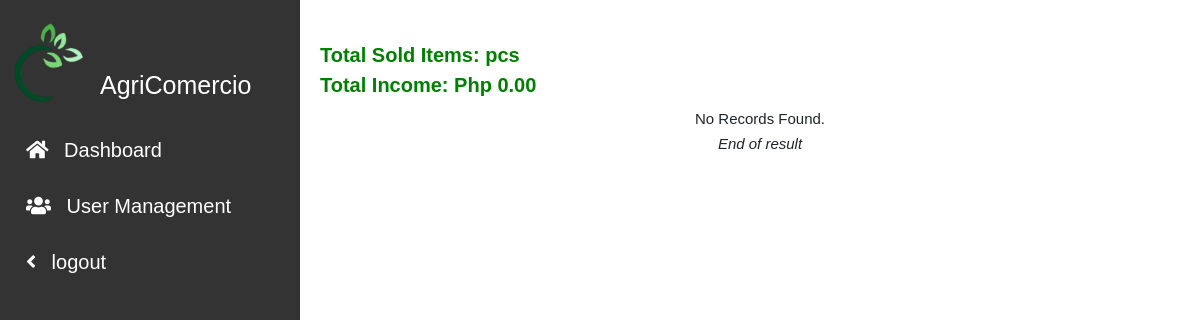
Page /admin/generated_report.php on the earlier database version.
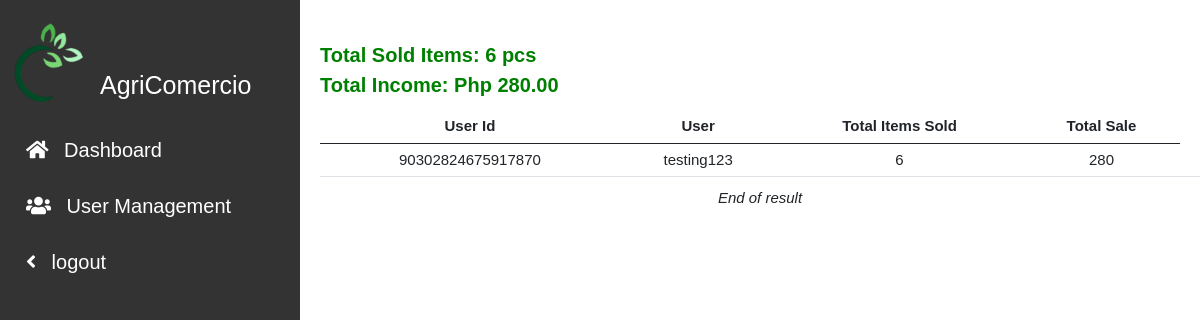
Same page on the later database version.
### tables this page shows
CREATE TABLE `orders` (
  `order_id` int(11) NOT NULL,
  `order_number` varchar(64) NOT NULL,
  `item_id` int(11) NOT NULL,
  `user_id` varchar(64) NOT NULL,
  `item_qty` int(255) NOT NULL,
  `net_amt` int(255) NOT NULL,
  `status` varchar(1) NOT NULL DEFAULT 'P',
  `order_status` varchar(1) NOT NULL DEFAULT 'P'
);

### includes/function.inc.php (called while the page is built, shortened)
<?php
function getOrderSummary($conn ){
    $sql_order_list = "SELECT
                           sum(i.item_price * o.item_qty) total_price
                           , sum(o.item_qty) total_qty
                        FROM orders o
                        JOIN items i
                          ON o.item_id = i.item_id
                       WHERE o.status = 'C'
                          AND o.order_status = 'P';";
                      $stmt=mysqli_stmt_init($conn);
                    if (!mysqli_stmt_prepare($stmt, $sql_order_list)){
                        header("location: index.php?error=stmtfailed");
                        exit();
                    }
        mysqli_stmt_execute($stmt);
        $resultData = mysqli_stmt_get_result($stmt);
        $arr = array();
        if($row = mysqli_fetch_assoc($resultData)){
            array_push($arr,$row);
        }
        return $arr;
}

### admin/generated_report.php (the view, shortened to what the changed rows need)
<!DOCTYPE html>
<?php
include_once ('../includes/db_conn.php');
include_once  ('../includes/function.inc.php');
$searchkey="";
?>
<!DOCTYPE html>
<html lang="en">
<head>
    <link rel="stylesheet" href="../css/bootstrap.min.css">
    <link rel="stylesheet" href="../css/style.css">
    <link rel="stylesheet" href="../css/fontawesome.css">
    <link rel="stylesheet" href="https://cdnjs.cloudflare.com/ajax/libs/font-awesome/5.15.2/css/all.min.css">
</head>
<body>
<body>
<div class="sidenav">
  <div class="sidenav-title">
    <div class="sidenav_image">
      <h1>AgriComercio</h1>
    </div>
  </div>
</div>
<main>
        <div class="main__container">
          <div class="container_fluid">
                <div class="row" id="contentPanel">
                <div class="col-12">
                <?php
                if($searchkey == ""){
                                    $sql =" SELECT
                                    i.item_id,
                                    SUM(i.item_price * o.item_qty) Total_Sale,
                                    SUM(o.item_qty) total_item_qty,
                                    u.user_fullname,
                                    o.order_id,
                                    o.order_number,
                                    o.item_id,
                                    o.user_id,
                                    o.item_qty,
                                    o.net_amt,
                                    o.status,
                                    order_status
                                    FROM items i
                                    JOIN orders o
                                    ON o.item_id = i.item_id
                                    JOIN user_info u
                                    ON u.user_ref_num = i.user_id
                                    group by o.user_id;";
                    $stmt=mysqli_stmt_init($conn);
                    if (!mysqli_stmt_prepare($stmt, $sql)){
                    echo "Statement Failed.";
                    exit();
                    }
                }
                mysqli_stmt_execute($stmt);
                $resultData = mysqli_stmt_get_result($stmt);
                $arr=array();
                while($row = mysqli_fetch_assoc($resultData)){
                array_push($arr,$row);
                }
                ?>
                <div class="sum" style=" text-align-last: left;
                                        margin-top:-1rem;
                                        margin-bottom:
                                        1rem;
                                        font-weight:bold;
                                        font-size:2rem;
                                        color:green;" >
                        <?php $summary = getOrderSummary($conn);
                                foreach($summary as $key => $nval){
                                        echo "Total Sold Items: ". $nval['total_qty'] . " pcs ";
                                        echo "<br>";
                                        echo "Total Income: Php ". number_format($nval['total_price'],2);
                                        }
                                        echo "<br>";
                            ?>
                    </div>
                <?php
                if(!empty($arr)){
                    echo "<table class='table'>";
                    echo "<thead>";
                    echo "<th> User Id </th>";
                    echo "<th> User </th>";
                    echo "<th> Total Items Sold</th>";
                    echo "<th> Total Sale </th>";
                    echo "</thead>";
                    foreach($arr as $key => $val){
                    echo "<tr>";
                    echo "<td>" . $val ['user_id']         . "</td>";
                    echo "<td>" . $val ['user_fullname']         . "</td>";
                    echo "<td>" . $val ['total_item_qty']   . "</td>";
                    echo "<td>" . $val ['Total_Sale']          .  " </td> ";
                    echo "<td>";
                    echo "</tr>";
                    }
                  ?>
                    <?php
                    echo "</table>";
                    }
                    else{
                    echo "<h4> No Records Found.</h4>";
                    }
                ?>
                    <div
                    class='text-center'><em>End of result</em>
                    </div>
                </div>
                </div>
          </div>
      </main>
</body>
</html>

Differences in the rows shown:
now on this page (row edited): orders: user "90302824675917870", user_fullname "testing123", total_item_qty "6", Total_Sale "280"
Other differences:
new list line: "Total Sold Items: 6 pcs Total Income: Php 280.00"
text no longer shown: "No Records Found."
text now shown: "User Id User Total Items Sold Total Sale"
list line gone: "Total Sold Items: pcs Total Income: Php 0.00"
